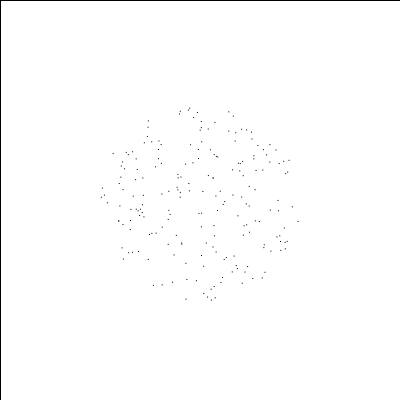
Frame 1 (no input)
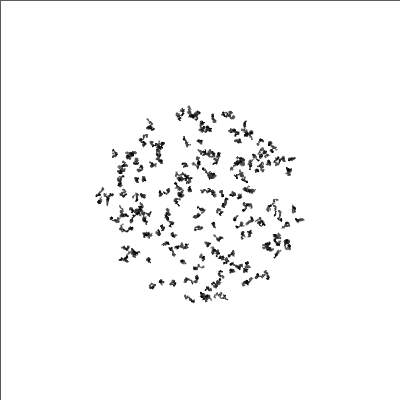
Frame 60 (the mouse pressed at the canvas centre just before this capture)
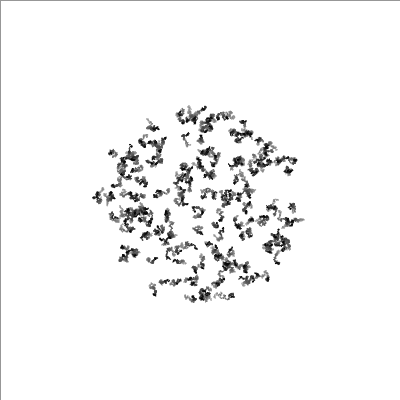
Frame 120 (the mouse held since frame 60 and released just before this capture)

The Processing sketch that drew these frames (run headless with seeded random() and noise(); from frame 60 on, the mouse is pressed at the canvas centre):

// Processing sketch: processing_156453
// ── processing_156453.pde

Dot[] dots = new Dot[200];
float friction = 0.95;

void setup()
{
  size(400, 400);
  background(255);
  
  for(int i = 0; i < dots.length; i++)
  {
    float r = sqrt(random(0, 1)) * 100 ;
    float angle = random(PI*2);
    float x = width/ 2 + cos(angle) * r;
    float y = height/2 + sin(angle) * r;
    dots[i] = new Dot(x, y, 1);
  }
}

void draw()
{
  fill(255, 2);
  rect(0, 0, width, height);
  
  for(int i = 0; i < dots.length; i++)
  {
    dots[i].vx = random(-1, 1);
    dots[i].vy = random(-1, 1);
    dots[i].vx *= friction;
    dots[i].vy *= friction;
    
    dots[i].move();
    dots[i].display();
  }
   
}

class Dot
{
  float x, y;
  float vx, vy;
  float radius;
  color c = color(0);
  
  Dot(float _x, float _y, float _radius)
  {
    radius = _radius;
    x = _x;
    y = _y;
  }
  
  void display()
  {
    fill(c);
    noStroke();
    rect(x, y, radius, radius);
  }
  
  void move()
  {
    x += vx;
    y += vy;
  }
}
